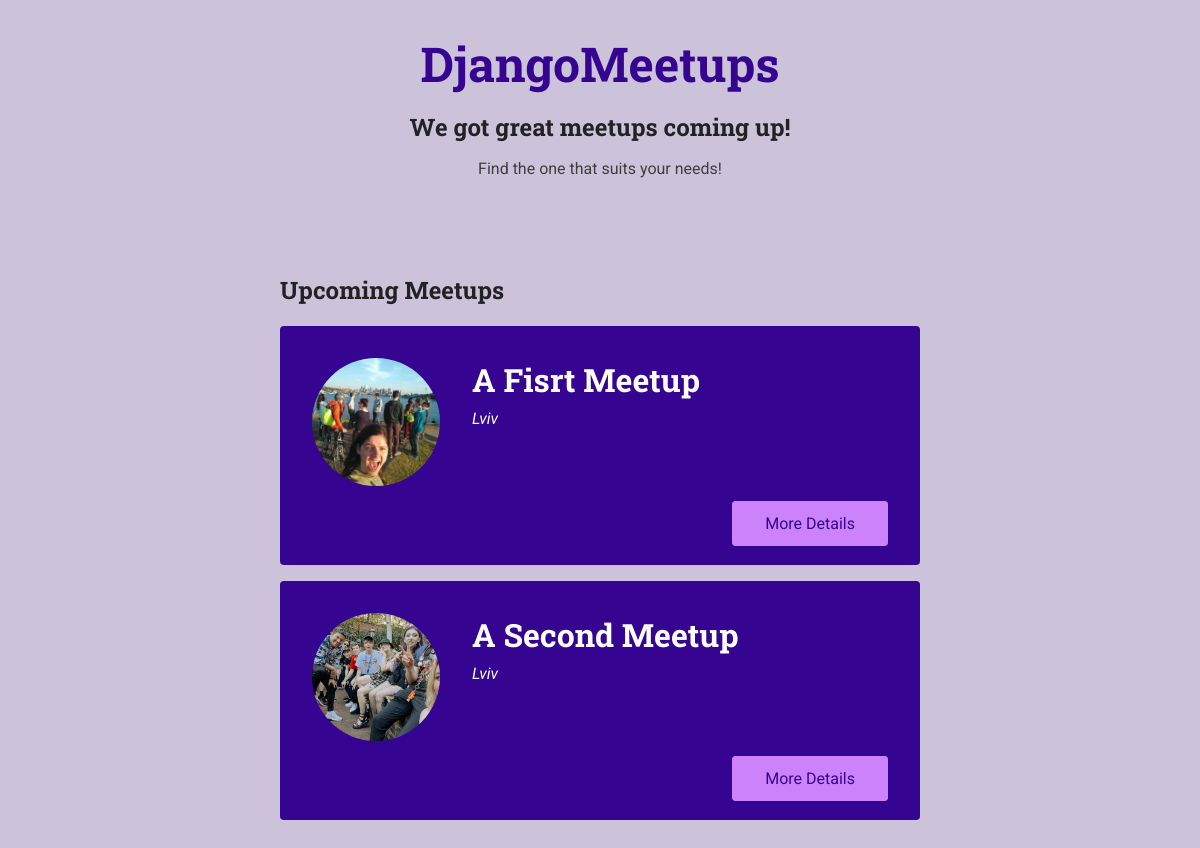
The page / on the database its author committed.
### meetups/models.py (models this page shows, shortened)
class Meetup(models.Model):
    title=models.CharField(max_length=200)
    organizer_email = models.EmailField()
    date= models.DateField()
    slug=models.SlugField(unique=True)
    description=models.TextField()
    image = models.ImageField(upload_to='images')
    location = models.ForeignKey(Location, on_delete=models.CASCADE)
    participants = models.ManyToManyField(Participant, blank = True, null=True)

### meetups/views.py (the view)
# urls.py: path('', views.index, name='all-meetups'), # our-domain.com/meetups
def index(request):
    meetups = Meetup.objects.all()
    return render(request, 'meetups/index.html', {
        'meetups': meetups
    })

### meetups/templates/meetups/index.html (shortened to what this page needs)
{% extends 'meetups/base/base.html' %}
{% load static %}
{% block site_css %}
<link rel="stylesheet" href="{% static 'meetups/styles/all-meetups.css' %}">
{% endblock %}
{% block main_heading %}
We got great meetups coming up!
{% endblock %}
{% block header_content %}
Find the one that suits your needs!
{% endblock %}
{% block body %}
<section>
    <h2>Upcoming Meetups</h2>
    <ol>
        {% for meetup_item in meetups %}
            {% include 'meetups/includes/meetup-item.html' with title=meetup_item.title image=meetup_item.image.url location='Lviv' slug=meetup_item.slug %}
        {% endfor %}
    </ol>
</section>
{% endblock %}

### meetups/templates/meetups/includes/meetup-item.html
<li class='meetup-item'>
    <article>
        <div class='meetup-summary'>
            <div class='meetup-image'>
                <img src="{{ image }}" alt="{{ title }}" />
            </div>
            <div class='meetup-details'>
                <h3>{{ title }}</h3>
                <address>{{ location }}</address>
            </div>
        </div>
        <div class= 'meetup-actions'>
            <a href="{% url "meetup-detail" slug %}" class="btn">More Details</a>
        </div>
    </article>
</li>

### meetups/static/meetups/styles/base.css (style rules this page uses)
* { box-sizing: border-box; }
body { font-family: 'Roboto', sans-serif; margin: 0; background-color: #ccc3db; color: #3e3e41; }
h1, h2, h3 { font-family: 'Roboto Slab', sans-serif; color: #222224; }
button, .btn { cursor: pointer; font: inherit; padding: 0.5rem 1.5rem; background-color: #350490; border: 1px solid #350490; color: white; border-radius: 4px; text-decoration: none; }

### meetups/static/meetups/styles/all-meetups.css (style rules this page uses)
section { max-width: 40rem; margin: 3rem auto; }
ol { list-style: none; margin: 0; padding: 0; }
.meetup-item { margin: 1rem 0; background-color: #350490; padding: 2rem; color: white; border-radius: 4px; }
.meetup-summary { display: flex; align-items: flex-start; }
.meetup-image { margin-right: 2rem; }
.meetup-image img { width: 8rem; height: 8rem; object-fit: cover; border-radius: 50%; }
.meetup-details h3 { color: inherit; margin-top: 0; margin-bottom: 0.5rem; font-size: 2rem; }
.meetup-details address { font-style: italic; }
.meetup-actions { margin-top: 1.5rem; text-align: right; }
.meetup-actions .btn { background-color: #cb82fb; border-color: #cb82fb; color: #350490; padding: 0.75rem 2rem; }

### rows shown on the page
Meetup: shows a picture, title "A Fisrt Meetup", location "Lviv"
Meetup: shows a picture, title "A Second Meetup", location "Lviv"
